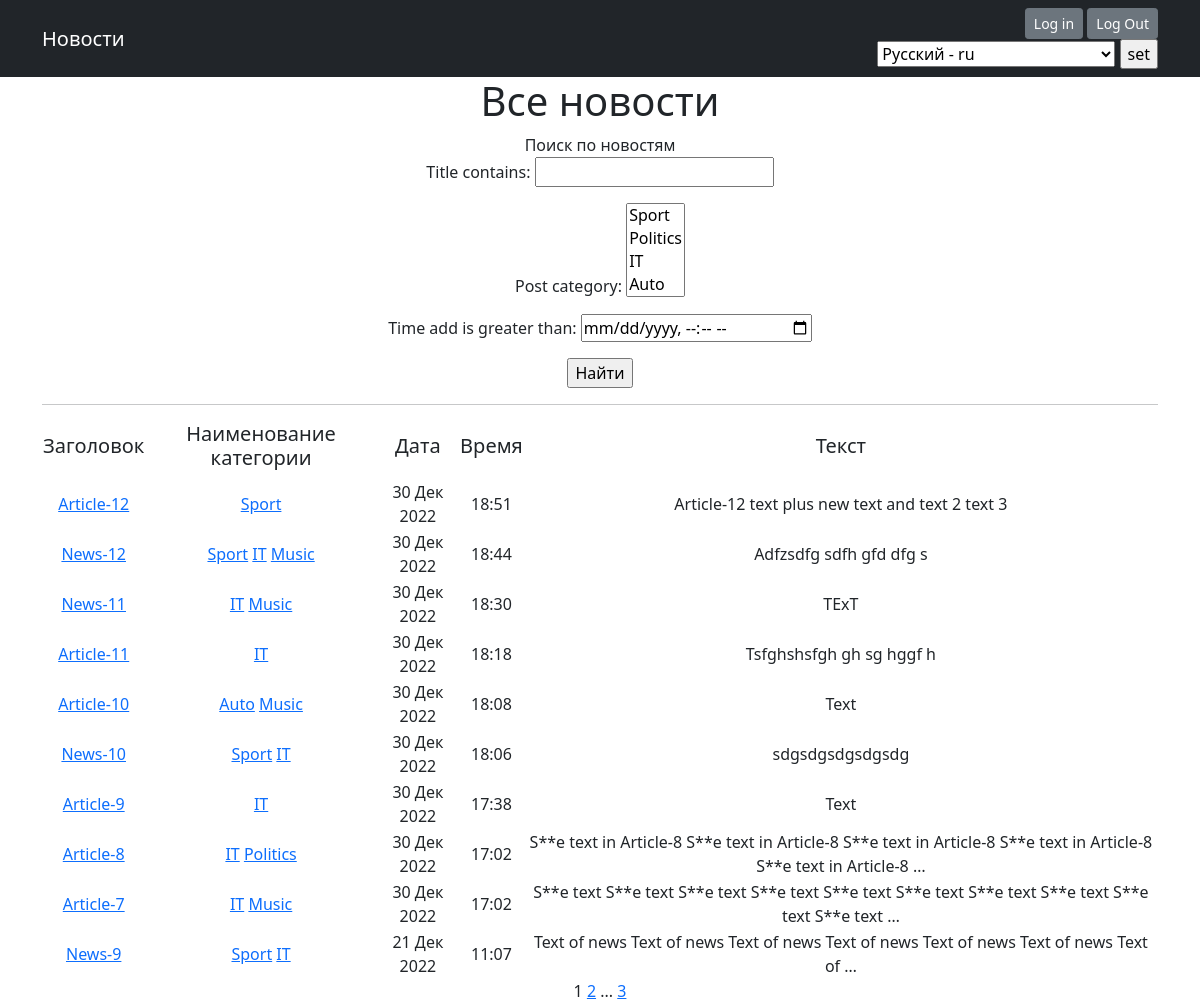
Before: /news/ with the older database file.
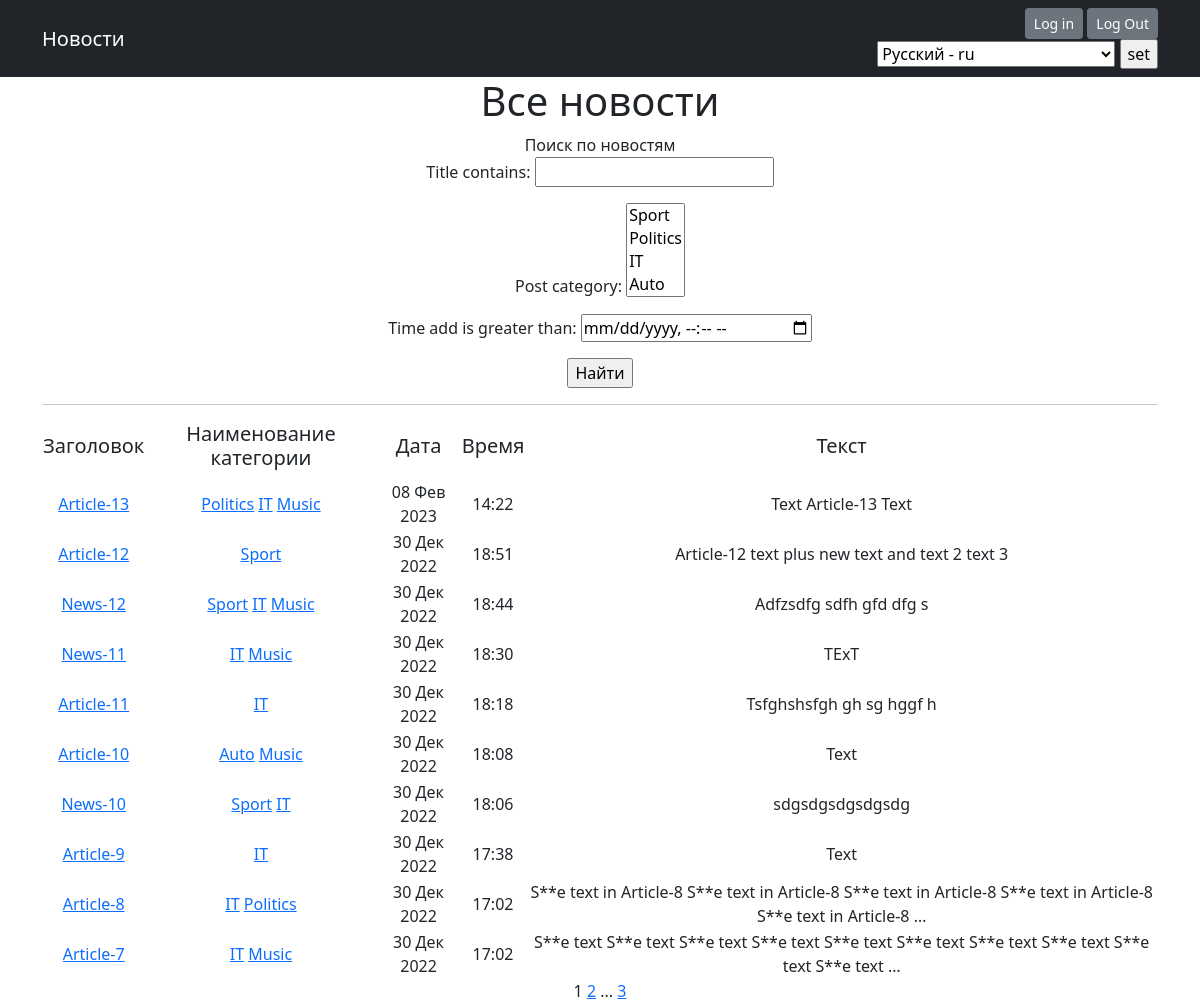
After: the same page with the newer database file.
### news/models.py (models this page shows, shortened)
class Post(models.Model):
    authorP = models.ForeignKey(Author, on_delete=models.CASCADE)
    articles = "AR"
    news = "NW"
    CATEGORY_TYPES = [
        (articles, 'Статья'),
        (news, 'Новость')
    ]
    category_type = models.CharField(max_length=2, choices=CATEGORY_TYPES, default=news)
    time_add = models.DateTimeField(auto_now_add=True)
    post_category = models.ManyToManyField(Category, through='PostCategory')
    title = models.CharField(max_length=255)
    text = models.TextField()
    rating = models.IntegerField(default=0)
    def get_absolute_url(self):
        return reverse('news_detail', args=[str(self.id)])

class Category(models.Model):
    name = models.CharField(max_length=127, unique=True, help_text=_('Category name'))
    subscribers = models.ManyToManyField(User, through='SubscribeCategory')
    def __str__(self):
        return f'{self.name}'

### news/views.py (the view)
# urls.py: path('', cache_page(60)(NewsList.as_view()), name='news'),
class NewsList(ListView):
    model = Post
    ordering = '-time_add'
    template_name = 'news.html'
    context_object_name = 'news'
    paginate_by = 10
    def get_queryset(self):
        queryset = super().get_queryset()
        self.filterset = PostFilter(self.request.GET, queryset)
        return self.filterset.qs
    def get_context_data(self, **kwargs):
        context = super().get_context_data(**kwargs)
        context['filterset'] = self.filterset
        return context

### news/templatetags/custom_tags.py (called while the page is built)
@register.simple_tag(takes_context=True)
def url_replace(context, **kwargs):
    d = context['request'].GET.copy()
    for k, v in kwargs.items():
        d[k] = v
    return d.urlencode()

### news/templatetags/d36_filters.py (called while the page is built)
@register.filter()
def censor(txt):
    replace_list = ['some', 'news-1']
    if not isinstance(txt, str):
        raise TypeError(f'invalid object type for censorship')
    else:
        for word in txt.split(" "):
            if word.lower() in replace_list:
                txt = txt.replace(word, f'{word[0]}{"*"*(len(word)-2)}{word[-1]}')
    return txt

### templates/news.html (shortened to what this page needs)
{% extends 'flatpages/default.html' %}
{% load d36_filters %}
{% load custom_tags %}
{% load i18n %}
{% block content %}
<h1>{% translate "All news" %}</h1>
<tr>{% translate "News search" %}</tr>
   <form action="" method="get">
        {{ filterset.form.as_p }}
       <input type="submit" value="{% translate "Search" %}" />
   </form>
   <hr>
   {% if news %}
       <table>
           <tr>
               <td><h5>{% translate "Title" %}</h5></td>
               <td><h5>{% translate "Category" %}</h5></td>
               <td><h5>{% translate "Date" %}</h5></td>
               <td><h5>{% translate "Time" %}</h5></td>
               <td><h5>{% translate "Text" %}</h5></td>
           </tr>
           {% for n in news %}
           <tr>
               <td><a href="{{n.get_absolute_url}}">{{ n.title|censor }}</a></td>
               <td>{% for cat in n.post_category.all %}
                    <a href="{% url 'category_list' cat.id %}">{{ cat.name }}</a>
                    {% endfor %}</td>
               <td>{{ n.time_add|date:'d M Y' }}</td>
               <td>{{ n.time_add|time }}</td>
               <td>{{ n.text|truncatewords:20|censor }}</td>
           </tr>
           {% endfor %}
       </table>
   {% else %}
       <h2>{% translate "There is no news" %}</h2>
   {% endif %}
   {{ page_obj.number }}
   {% if page_obj.has_next %}
       <a href="?{% url_replace page=page_obj.next_page_number %}">{{ page_obj.next_page_number }}</a>
       {% if paginator.num_pages != page_obj.next_page_number %}
           ...
           <a href="?{% url_replace page=page_obj.paginator.num_pages %}">{{ page_obj.paginator.num_pages }}</a>
       {% endif %}
   {% endif %}
{% endblock content %}

Changed rows visible on the page:
no longer on this page (row unchanged): Post: title|censor "News-9", time_add "21 Дек 2022", time_add "11:07", text|censor "Text of news Text of news Text of news Text of news Text of news Text of news Text of …", Category (name "Sport"), Category (name "IT")
added Post: title|censor "Article-13", time_add "08 Фев 2023", time_add "14:22", text|censor "Text Article-13 Text", Category (name "Politics"), Category (name "IT"), Category (name "Music")
